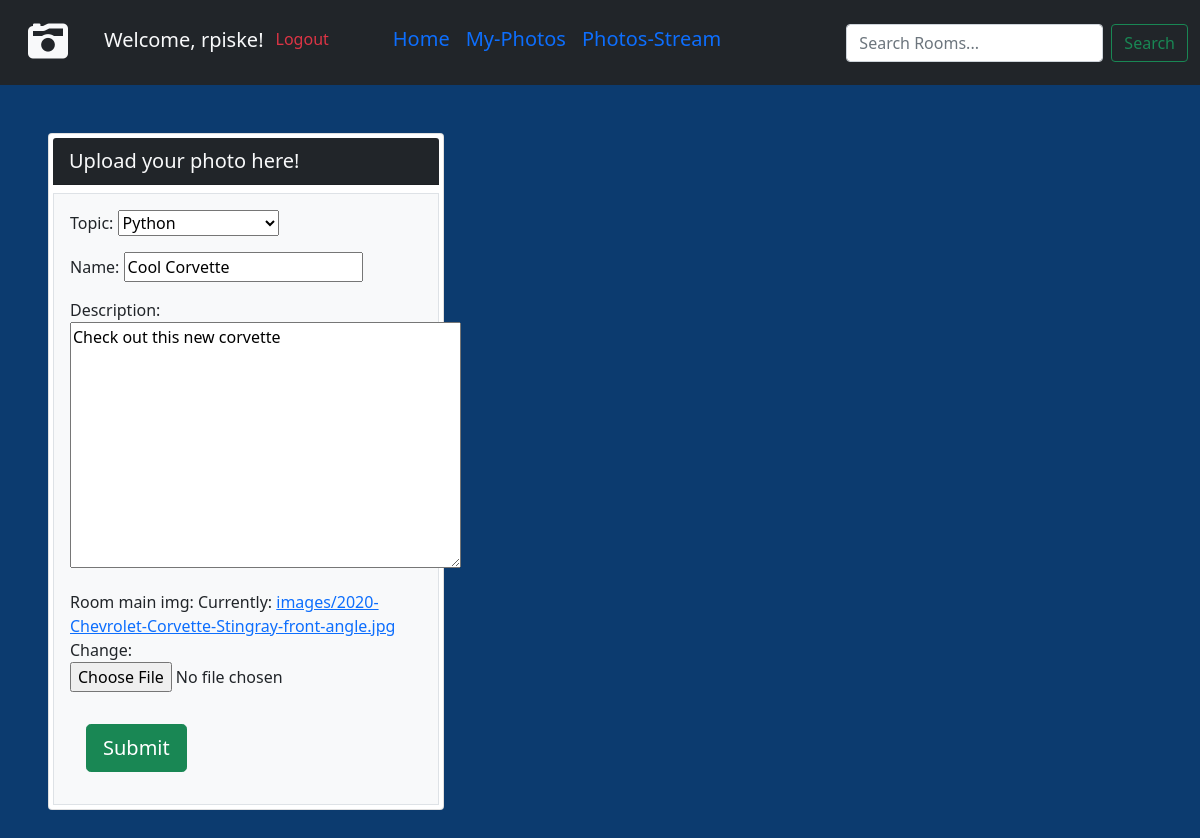
/update-room/22/ (signed in), run on an earlier commit of the app's database.
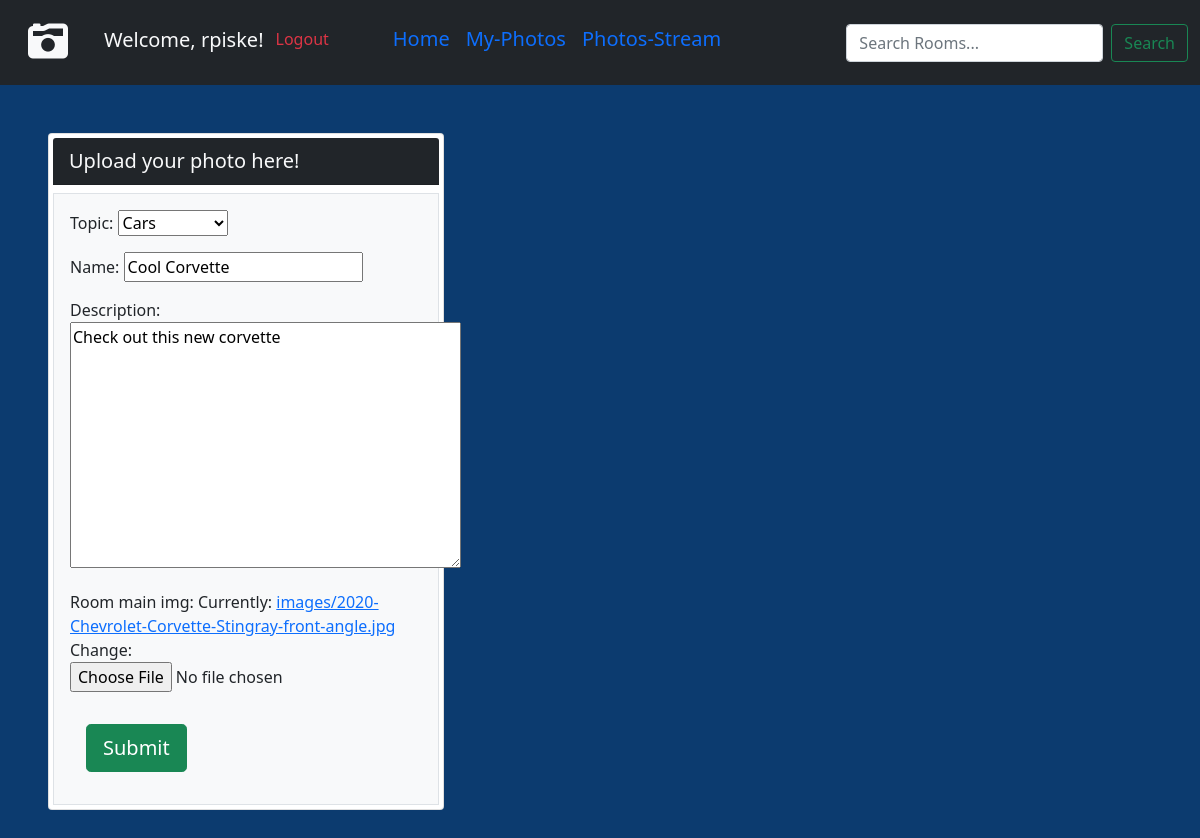
And on a later commit of the database.
### base/models.py (models this page shows, shortened)
class Room(models.Model):
    host = models.ForeignKey(User, on_delete=models.CASCADE, null=True)
    topic = models.ForeignKey(Topic, on_delete=models.SET_NULL, null=True)
    name = models.CharField(max_length=200)
    description = models.TextField(null=True, blank=True)
    participants = models.ManyToManyField(User, related_name='participants', blank=True)
    updated = models.DateTimeField(auto_now=True)
    created = models.DateTimeField(auto_now_add=True)
    likes = models.ManyToManyField(User, related_name='likes')
    room_main_img = models.ImageField(upload_to='images/', default='')
    class Meta:
        ordering = ['-updated', '-created']

class Topic(models.Model):
    name = models.CharField(max_length=200)
    def __str__(self):
        return self.name

### base/views.py (the view)
# urls.py: path('update-room/<str:pk>/', views.updateRoom, name="update-room"),
@login_required(login_url='login')
def updateRoom(request, pk):
    room = Room.objects.get(id=pk)
    form = RoomForm(instance=room)
    if request.user != room.host:
        return HttpResponse('You are not allowed here')
    if request.method == 'POST':
        form = RoomForm(request.POST, instance=room)
        if form.is_valid():
            form.save()
            return redirect('home')
    context = {'form': form}
    return render(request, 'base/room_form.html', context)

### base/forms.py
class RoomForm(ModelForm):
    class Meta:
        model = Room
        fields = ['topic', 'name', 'description', 'room_main_img']
        exclude = ['host', 'participants']

### base/templates/base/room_form.html (shortened to what this page needs)
{% extends 'main.html' %}
{% load crispy_forms_tags %}
{% block content %}
<div class="card m-5 p-1" style="width: 33%;">
    <div class="card-header bg-dark text-light lead mb-2">Upload your photo here!</div>
    <div class="card-body bg-light border">
        <form method="POST" action="" enctype="multipart/form-data">
            {{ form.as_p }}
            <input class="btn btn-success btn-lg m-3" type="submit" value="Submit">
        </form>
    </div>
</div>
{% endblock %}

What changed in the data, as far as the page shows it:
changed Room "Check out this new corvette": topic "Python" → "Cars"
